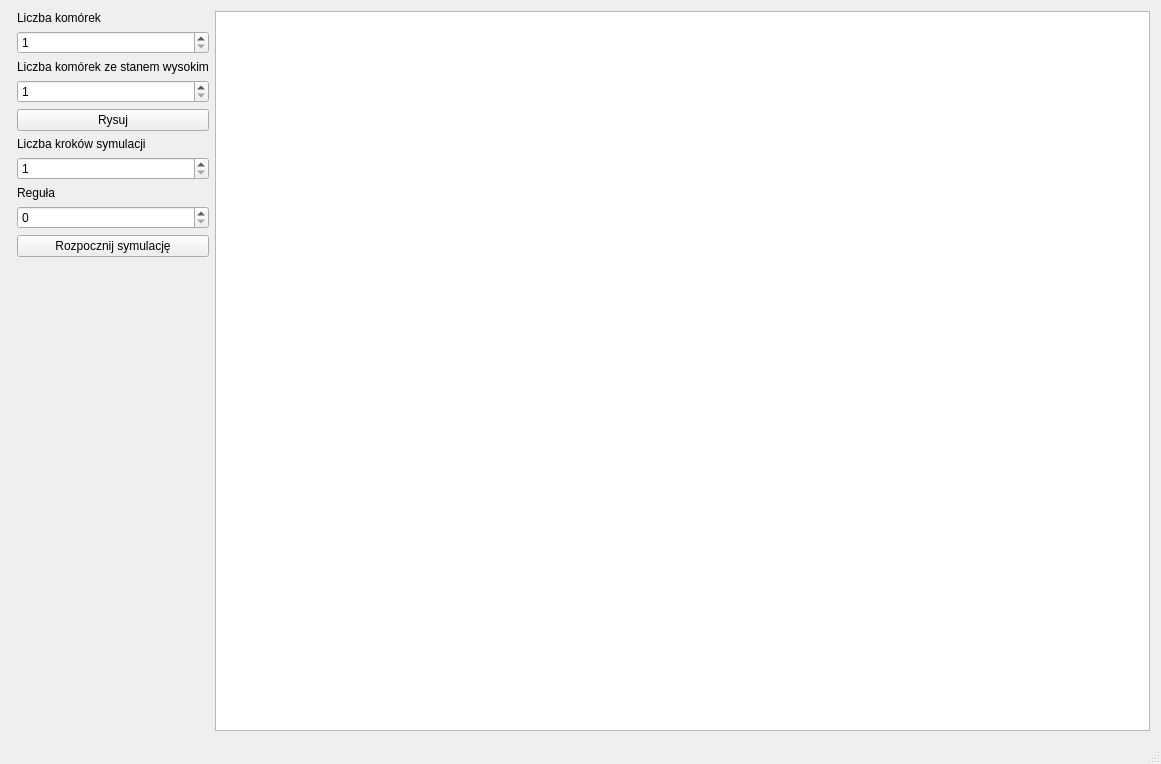
<?xml version="1.0" encoding="UTF-8"?>
<ui version="4.0">
 <class>OneDimensionalWindow</class>
 <widget class="QMainWindow" name="OneDimensionalWindow">
  <property name="geometry">
   <rect>
    <x>0</x>
    <y>0</y>
    <width>1161</width>
    <height>764</height>
   </rect>
  </property>
  <property name="windowTitle">
   <string>OneDimensionalWindow</string>
  </property>
  <widget class="QWidget" name="centralWidget">
   <layout class="QGridLayout" name="gridLayout" columnstretch="1,5">
    <item row="0" column="1">
     <widget class="QTableView" name="celluralTable">
      <attribute name="horizontalHeaderVisible">
       <bool>false</bool>
      </attribute>
      <attribute name="horizontalHeaderDefaultSectionSize">
       <number>30</number>
      </attribute>
      <attribute name="horizontalHeaderMinimumSectionSize">
       <number>1</number>
      </attribute>
      <attribute name="verticalHeaderVisible">
       <bool>false</bool>
      </attribute>
      <attribute name="verticalHeaderMinimumSectionSize">
       <number>1</number>
      </attribute>
     </widget>
    </item>
    <item row="0" column="0">
     <layout class="QFormLayout" name="formLayout_3">
      <item row="0" column="1">
       <widget class="QLabel" name="label">
        <property name="text">
         <string>Liczba komórek</string>
        </property>
       </widget>
      </item>
      <item row="1" column="1">
       <widget class="QSpinBox" name="cellCountInput">
        <property name="minimum">
         <number>1</number>
        </property>
        <property name="maximum">
         <number>20000</number>
        </property>
       </widget>
      </item>
      <item row="4" column="1">
       <widget class="QPushButton" name="drawButton">
        <property name="text">
         <string>Rysuj</string>
        </property>
       </widget>
      </item>
      <item row="5" column="1">
       <widget class="QLabel" name="label_2">
        <property name="text">
         <string>Liczba kroków symulacji</string>
        </property>
       </widget>
      </item>
      <item row="6" column="1">
       <widget class="QSpinBox" name="simulationStepsInput">
        <property name="minimum">
         <number>1</number>
        </property>
        <property name="maximum">
         <number>20000</number>
        </property>
       </widget>
      </item>
      <item row="7" column="1">
       <widget class="QLabel" name="label_3">
        <property name="text">
         <string>Reguła</string>
        </property>
       </widget>
      </item>
      <item row="8" column="1">
       <widget class="QSpinBox" name="ruleInput">
        <property name="maximum">
         <number>255</number>
        </property>
       </widget>
      </item>
      <item row="11" column="1">
       <widget class="QPushButton" name="startButton">
        <property name="text">
         <string>Rozpocznij symulację</string>
        </property>
       </widget>
      </item>
      <item row="2" column="1">
       <widget class="QLabel" name="label_4">
        <property name="text">
         <string>Liczba komórek ze stanem wysokim</string>
        </property>
       </widget>
      </item>
      <item row="3" column="1">
       <widget class="QSpinBox" name="highStateCountInput">
        <property name="minimum">
         <number>1</number>
        </property>
        <property name="maximum">
         <number>20000</number>
        </property>
       </widget>
      </item>
     </layout>
    </item>
   </layout>
  </widget>
  <widget class="QMenuBar" name="menuBar">
   <property name="geometry">
    <rect>
     <x>0</x>
     <y>0</y>
     <width>1161</width>
     <height>22</height>
    </rect>
   </property>
  </widget>
  <widget class="QStatusBar" name="statusBar"/>
 </widget>
 <layoutdefault spacing="6" margin="11"/>
 <tabstops>
  <tabstop>cellCountInput</tabstop>
  <tabstop>highStateCountInput</tabstop>
  <tabstop>drawButton</tabstop>
  <tabstop>simulationStepsInput</tabstop>
  <tabstop>ruleInput</tabstop>
  <tabstop>startButton</tabstop>
  <tabstop>celluralTable</tabstop>
 </tabstops>
 <resources/>
 <connections/>
</ui>
